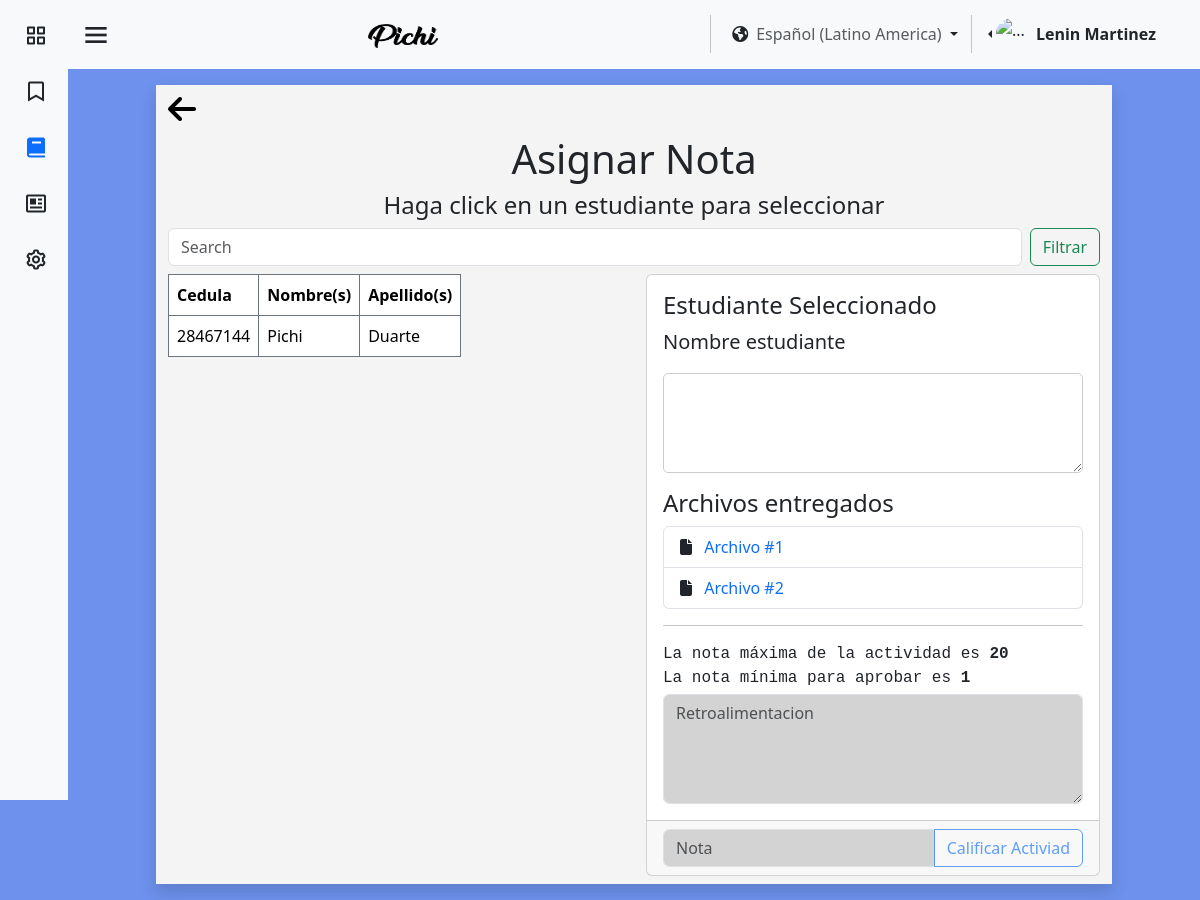
Screenshot of /pages/es/asignarNota.php?id_act=7&id_cur=Cur_URBE_01 (signed in) with the database file from the repository.
### tables this page shows
CREATE TABLE `usuario` (
  `id_user` int(11) NOT NULL,
  `identificacion_user` varchar(11) NOT NULL,
  `nombre_user` varchar(25) NOT NULL,
  `apellido_user` varchar(25) NOT NULL,
  `correo_user` varchar(45) NOT NULL,
  `contrasena_user` varchar(16) NOT NULL,
  `direccion_user` varchar(80) NOT NULL,
  `numero_user` varchar(15) NOT NULL,
  `fecha_nacimiento_user` datetime NOT NULL,
  `Active_online` tinyint(1) NOT NULL,
  `sexo_user` varchar(15) NOT NULL,
  `Empresa_id_empresa` int(11) DEFAULT NULL,
  `rol` tinyint(1) NOT NULL,
  `img_perfil` varchar(255) NOT NULL
);

CREATE TABLE `entregas` (
  `id_entregas` int(11) NOT NULL,
  `texto_entrega` text DEFAULT NULL,
  `archivo` varchar(255) DEFAULT NULL,
  `archivoAdicional` varchar(255) DEFAULT NULL,
  `fecha_modificacion` date NOT NULL,
  `id_user` int(11) NOT NULL,
  `id_actividad` int(11) NOT NULL
);

CREATE TABLE `actividades` (
  `idActividades` int(11) NOT NULL,
  `Titulo` varchar(45) NOT NULL,
  `ContenidoAcitividad` text NOT NULL,
  `archivosPrincipal` varchar(255) NOT NULL,
  `fechaInicio` timestamp(6) NOT NULL DEFAULT current_timestamp(6) ON UPDATE current_timestamp(6),
  `fechaCulminacion` timestamp(6) NULL DEFAULT NULL,
  `fechaNotificacion` timestamp(6) NULL DEFAULT NULL,
  `pesoArchivo` float NOT NULL,
  `notaMaxima` float NOT NULL,
  `notaMinima` float NOT NULL,
  `visible` tinyint(1) NOT NULL,
  `activarPorcentaje` tinyint(1) NOT NULL,
  `Porcentaje` int(3) DEFAULT NULL,
  `archivosAdicional` varchar(255) DEFAULT NULL,
  `idCurso_id_cur` varchar(100) NOT NULL
);

### pages/es/asignarNota.php (the view, shortened to what this page needs)
<?php
require "../../assests/php/LoginBD.php";
if (isset($_SESSION['id_user'])) {
    $usuarios1 = $_SESSION['id_user'];
    $conexion1 = mysqli_query($mysqli, "SELECT Empresa_id_empresa, rol, nombre_user, apellido_user FROM usuario WHERE id_user = '$usuarios1'");
    if (mysqli_num_rows($conexion1) > 0) {
        $datos = mysqli_fetch_assoc($conexion1);
        $nombreUsuario = $datos['nombre_user'];
        $rol = $datos['rol'];
        $apellidoUsuario = $datos['apellido_user'];
    }
}
if (isset($_GET['id_cur']) && isset($_GET['id_act'])) {
    $id_curso_seleccionado = $_GET['id_cur'];
    $id_act_seleccionado = $_GET['id_act'];
    $consultaActividad = mysqli_query($mysqli, "SELECT notaMaxima, notaMinima FROM actividades WHERE idActividades = '$id_act_seleccionado'");
    if (mysqli_num_rows($consultaActividad) > 0) {
        $datosActividad = mysqli_fetch_assoc($consultaActividad);
    }
    $consultaEntrega = mysqli_query($mysqli, "SELECT e.id_entregas, e.texto_entrega, e.archivo, e.archivoAdicional,
                                                     u.nombre_user, u.apellido_user,
                                                     u.identificacion_user, u.id_user
                                              FROM entregas e
                                              LEFT JOIN usuario u ON u.id_user = e.id_user
                                              WHERE e.id_actividad = '$id_act_seleccionado'
                                              AND NOT EXISTS (
                                                SELECT 1
                                                FROM notas n
                                                WHERE n.Usuario_id_user = e.id_user
                                                AND n.Actividad_id_act = e.id_actividad
                                              )");
    if (mysqli_num_rows($consultaEntrega) > 0) {
        while ($datosEntrega = mysqli_fetch_assoc($consultaEntrega)) {
            $Entregas[] = $datosEntrega;
        }
    }
}
?>
<!DOCTYPE html>
<html lang="en">
<head>
    <link href="https://cdn.jsdelivr.net/npm/bootstrap@5.3.3/dist/css/bootstrap.min.css" rel="stylesheet"
 />
    <link href="https://unpkg.com/boxicons@2.1.4/css/boxicons.min.css" rel="stylesheet" />
    <link rel="stylesheet" href="https://cdnjs.cloudflare.com/ajax/libs/font-awesome/6.5.1/css/all.min.css"
 />
    <link rel="stylesheet" href="../../assests/css/colorPallete.css" />
    <link rel="stylesheet" href="../../assests/css/viewUser.css" />
    <link rel="stylesheet" href="../../assests/css/sidebar.css" />
    <link rel="stylesheet" href="https://cdnjs.cloudflare.com/ajax/libs/font-awesome/6.1.2/css/all.min.css">
</head>
<body class="bg-pastel" id="body-pd">
    <header id="header">
        <nav class="navbar bg-body-tertiary">
            <div class="container-fluid">
                <div class="header_toggle">
                    <i class="bx bx-menu" id="header-toggle"></i>
                </div>
                <a class="navbar-brand" href="../../index.html">
                    <img src="../../assests/img/text-1710023184778.png" alt="Bootstrap" width="70" height="24" />
                </a>
                <div class="d-flex flex-wrap justify-content-end">
                    <div class="nav-item dropdown">
                        <button class="btn dropdown-toggle" data-bs-toggle="dropdown" aria-expanded="false" href="#">
                            <span class="fa-solid fa-earth-americas"></span><a class="ms-2 text-body-secondary"
                                href="#">Español (Latino America)</a>
                        </button>
                    </div>
                    <div class="btn-group dropstart me-4 pe-2">
                        <a href="#" class="d-flex align-items-center link-dark text-decoration-none dropdown-toggle"
                            id="dropdownUser2" data-bs-toggle="dropdown" aria-expanded="false">
                            <img src="https://github.com/PichiGod.png" alt="..." width="32" height="32"
                                class="rounded-circle me-2" />
                            <strong><?php echo $nombreUsuario . " " . $apellidoUsuario; ?></strong>
                        </a>
                    </div>
                </div>
            </div>
        </nav>
    </header>
    <div class="l-navbar bg-body-tertiary" id="nav-bar">
        <nav class="nav">
            <div class="nav_list">
                <a href="Inicio.php" class="nav_link link-dark">
                    <i class="bx bx-grid-alt nav_icon"></i>
                </a>
                <a href="tutorial.php" class="nav_link link-dark">
                    <i class='bx bx-bookmark nav_icon'></i>
                </a>
                <a href="cursos.php" class="nav_link active">
                    <i class="bx bxs-book nav_icon"></i>
                </a>
                <a href="verCalif.php" class="nav_link link-dark">
                    <i class="bx bx-news nav_icon"></i>
                </a>
                <?php if ($rol != 0) { ?>
                    <a href="MenuAdmin.php" class="nav_link link-dark">
                        <i class="bx bx-cog nav_icon"></i>
                    </a>
                <?php }
                ; ?>
            </div>
        </nav>
    </div>
    <section>
        <div class="container-fluid bg-blanco my-3 pb-2 shadow">
            <a
                href="verActividad.php?id_act=<?php echo $id_act_seleccionado; ?>&id_cur=<?php echo $id_curso_seleccionado; ?>"><i
                    class="fa-solid mt-2 fa-arrow-left" style="font-size:2rem;color:black;"></i></a>
            <h1 class="text-center pt-2">Asignar Nota</h1>
            <h4 class="text-center fw-light">Haga click en un estudiante para seleccionar</h4>
            <form class="d-flex" role="search">
                <input class="form-control me-2" id="searchInput" type="search" placeholder="Search"
                    aria-label="Search">
                <button class="btn btn-outline-success" type="submit">Filtrar</button>
            </form>
            <div class="row mt-2 d-flex">
                <div class="col-md col-sm col-lg-6 mb-2">
                    <table style="height: 400px;" class="table overflow-auto table-bordered border-secondary ">
                        <thead>
                            <tr>
                                <th scope="col">Cedula</th>
                                <th scope="col">Nombre(s)</th>
                                <th scope="col">Apellido(s)</th>
                            </tr>
                        </thead>
                        <tbody id="tableBody">
                            <?php
                            if (mysqli_num_rows($consultaEntrega) > 0) {
                                $n = 0;
                                foreach ($Entregas as $entrega):
                                    $n++;
                                    ?>
                                    <tr onclick="selectRow(this, <?php echo $n; ?>);">
                                        <td scope="row"><?php echo $entrega['identificacion_user']; ?></td>
                                        <td><?php echo $entrega['nombre_user']; ?></td>
                                        <td><?php echo $entrega['apellido_user']; ?></td>
                                    </tr>
                                <?php endforeach;
                            } ?>
                        </tbody>
                    </table>
                </div>
                <div class="col-lg-6 col-md col-sm">
                    <div class="card">
                        <div class="card-body">
                            <h4 class="card-title">Estudiante Seleccionado</h4>
                            <p class="card-text fs-5" id="userName">Nombre estudiante</p>
                            <p class="paragraph-as-textarea" rows="3" name="" id="mensaje" disabled>
                            </p>
                            <h4 class="card-title">Archivos entregados</h4>
                            <ul id="ul" class="list-group">
                                <li id="li1" class="list-group-item">
                                    <i class="fa-solid fa-file"></i> <a class="ms-2" id="file" href="#">Archivo #1</a>
                                </li>
                                <li id="li2" class="list-group-item">
                                    <i class="fa-solid fa-file"></i> <a class="ms-2" id="aFile" href="#">Archivo #2</a>
                                </li>
                            </ul>
                            <form action="" autocomplete="off">
                                <hr>
                                <p class="card-text font-monospace m-0">La nota máxima de la actividad es
                                    <strong><?php echo $datosActividad['notaMaxima']; ?></strong> <br>
                                    La nota mínima para aprobar es
                                    <strong><?php echo $datosActividad['notaMinima']; ?></strong>
                                </p>
                                <textarea tabindex="-1" rows="4" class="form-control mt-1 disable" id="retro"
                                    placeholder="Retroalimentacion"></textarea>
                        </div>
                        <div class="card-footer">
                            <div class="input-group ">
                                <input id="calif" tabindex="-1" type="number" class="form-control disable"
                                    placeholder="Nota" aria-label="Nota" aria-describedby="basic-addon2">
                                <button id="btn-calif" tabindex="-1" type="button"
                                    onclick="submitData(document.getElementById('contador').value);"
                                    class="btn btn-outline-primary disabled">
                                    Calificar Activiad
                                </button>
                            </div>
                        </div>
                    </div>
                </div>
            </div>
        </div>
    </section>
</body>
</html>

### assests/css/colorPallete.css (style rules this page uses)
.bg-pastel { background-color: #527ce9d6; }
.bg-blanco { background-color: #F4F4F4; }

### assests/css/sidebar.css (style rules this page uses)
:root { --z-fixed: 100; --nav-width: 68px; --header-height: 3rem; }
body { transition: 0.5s; }
a { text-decoration: none; }
.header_toggle { justify-content: center; margin-top: 0.3rem; font-size: 2rem; cursor: pointer; }
.l-navbar { position: fixed; top: 0; left: -30%; width: var(--nav-width); height: 100vh; transition: 0.5s; z-index: var(--z-fixed); }
.nav { height: 100%; display: flex; flex-direction: column; justify-content: space-between; overflow: hidden; }
.nav_logo, .nav_link { display: grid; grid-template-columns: max-content max-content; align-items: center; column-gap: 1rem; padding: 0.5rem 0 0.5rem 1.5rem; }
.nav_link { position: relative; margin-bottom: 1rem; transition: 0.3s; }
.nav_icon { font-size: 1.5rem; }
section { margin-right: 2rem; margin-left: 2rem; }
.active::before { content: ""; position: absolute; left: 0; width: 2px; height: 32px; }
@media screen and (min-width: 768px) { body { margin: 0 0 0 0; padding-left: calc(var(--nav-width)); } }
@media screen and (min-width: 768px) { .l-navbar { left: 0; padding: 1rem 1rem 0 0; } }
@media (min-width: 576px) { section { margin-right: 5.5rem; margin-left: 5.5rem; } }

### pages/es/asignarNota.php (style rules this page uses)
.table { width: 100%; display: block; white-space: nowrap; }
#tableBody>tr { display: table-row; }
#tableBody>tr>td { display: table-cell; white-space: nowrap; }
.disable { pointer-events: none; background-color: lightgrey; }
.paragraph-as-textarea { padding: 10px; border: 1px solid #ccc; border-radius: 5px; width: 100%; height: 100px; resize: vertical; overflow-y: auto; font-family: Arial, sans-serif; font-size: 14px; }

### rows the page displays
usuario: nombre_user "Lenin", apellido_user "Martinez"
entregas: id_user.identificacion_user "28467144", id_user.nombre_user "Pichi", id_user.apellido_user "Duarte"
actividades: notaMaxima "20", notaMinima "1"
